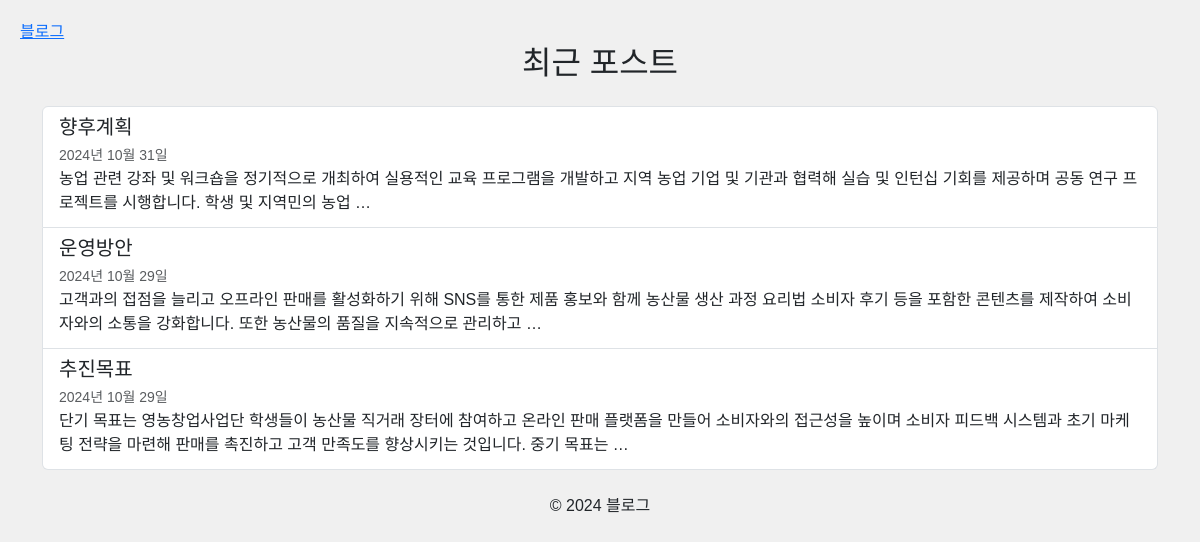
Screenshot of /blog/ with the database file from the repository.
### blog/models.py (models this page shows, shortened)
class Post(models.Model):
    title = models.CharField(max_length=30)
    content = models.TextField()
    created_at = models.DateTimeField(auto_now_add=True)
    updated_at = models.DateTimeField(auto_now=True)

### blog/views.py (the view)
# urls.py: path('', views.index, name='index'),  # index 페이지
def index(request):
    posts = Post.objects.all().order_by('-pk')
    return render(
        request,
        'blog/index.html',
        {
            'posts': posts,
        }
    )

### blog/templates/blog/index.html (shortened to what this page needs)
<!DOCTYPE html>
<html lang="ko">
<head>
    <link rel="stylesheet" href="https://cdn.jsdelivr.net/npm/bootstrap@5.3.0-alpha1/dist/css/bootstrap.min.css">
    <link rel="stylesheet" href="https://cdnjs.cloudflare.com/ajax/libs/font-awesome/6.0.0-beta3/css/all.min.css">
</head>
<body>
    <header>
        <nav>
            <a href="{% url 'blog:index' %}">블로그</a>
        </nav>
    </header>
    <main class="container">
        <h2 class="text-center mb-4">최근 포스트</h2>
        <div class="list-group">
            {% for post in posts %}
                <a href="{% url 'blog:single_post_page' post.pk %}" class="list-group-item list-group-item-action">
                    <h5 class="mb-1">{{ post.title }}</h5>
                    <small class="text-muted">{{ post.created_at|date:"Y년 m월 d일" }}</small>
                    <p class="mb-1">{{ post.content|truncatewords:30 }}</p>
                </a>
            {% empty %}
                <div class="alert alert-warning text-center" role="alert">
                    작성된 포스트가 없습니다.
                </div>
            {% endfor %}
        </div>
    </main>
    <footer class="text-center mt-4">
        <p>&copy; 2024 블로그</p>
    </footer>
</body>
</html>

### blog/templates/blog/index.html (style rules this page uses)
body { font-family: Arial, sans-serif; background-color: #f0f0f0; margin: 20px; }

### rows the page displays
Post: title "향후계획", created_at "2024년 10월 31일", content "농업 관련 강좌 및 워크숍을 정기적으로 개최하여 실용적인 교육 프로그램을 개발하고 지역 농업 기업 및 기관과 협력해 실습 및 인턴십 기회를 제공하며 공동 연구 프로젝트를 시행합니다. 학생 및 지역민의 농업 …"
Post: title "운영방안", created_at "2024년 10월 29일", content "고객과의 접점을 늘리고 오프라인 판매를 활성화하기 위해 SNS를 통한 제품 홍보와 함께 농산물 생산 과정 요리법 소비자 후기 등을 포함한 콘텐츠를 제작하여 소비자와의 소통을 강화합니다. 또한 농산물의 품질을 지속적으로 관리하고 …"
Post: title "추진목표", created_at "2024년 10월 29일", content "단기 목표는 영농창업사업단 학생들이 농산물 직거래 장터에 참여하고 온라인 판매 플랫폼을 만들어 소비자와의 접근성을 높이며 소비자 피드백 시스템과 초기 마케팅 전략을 마련해 판매를 촉진하고 고객 만족도를 향상시키는 것입니다. 중기 목표는 …"
